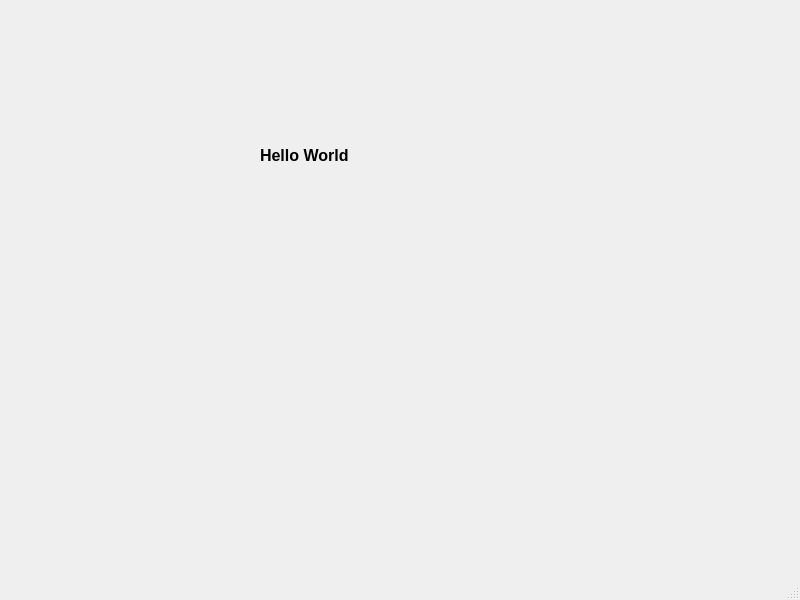
<?xml version="1.0" encoding="UTF-8"?>
<ui version="4.0">
 <class>MainWindow</class>
 <widget class="QMainWindow" name="MainWindow">
  <property name="geometry">
   <rect>
    <x>0</x>
    <y>0</y>
    <width>800</width>
    <height>600</height>
   </rect>
  </property>
  <property name="font">
   <font>
    <pointsize>12</pointsize>
   </font>
  </property>
  <property name="windowTitle">
   <string>MainWindow</string>
  </property>
  <widget class="QWidget" name="centralwidget">
   <widget class="QLabel" name="label">
    <property name="geometry">
     <rect>
      <x>260</x>
      <y>140</y>
      <width>101</width>
      <height>31</height>
     </rect>
    </property>
    <property name="font">
     <font>
      <pointsize>12</pointsize>
      <weight>75</weight>
      <italic>false</italic>
      <bold>true</bold>
     </font>
    </property>
    <property name="text">
     <string>Hello World</string>
    </property>
   </widget>
  </widget>
  <widget class="QMenuBar" name="menubar">
   <property name="geometry">
    <rect>
     <x>0</x>
     <y>0</y>
     <width>800</width>
     <height>27</height>
    </rect>
   </property>
  </widget>
  <widget class="QStatusBar" name="statusbar"/>
 </widget>
 <resources/>
 <connections/>
</ui>
